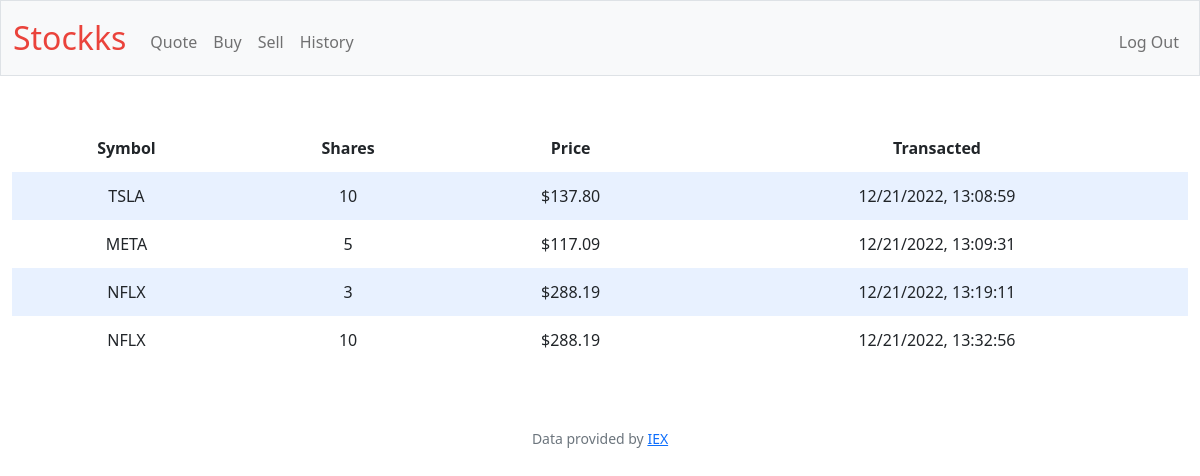
Screenshot of /history (signed in) with the database file from the repository.
### tables this page shows
CREATE TABLE history (
id INTEGER PRIMARY KEY AUTOINCREMENT NOT NULL,
user_id INTEGER NOT NULL,
bought INTEGER NOT NULL, symbol TEXT NOT NULL, name TEXT NOT NULL,
price NUMERIC NOT NULL,
timedate TEXT, stock_price_current NUMERIC,
FOREIGN KEY(user_id) REFERENCES users(id));

### app.py (the view)
@app.route("/history")
@login_required
def history():
    user = session["user_id"]
    homepage = db.execute("SELECT price, stock_price_current, bought, symbol, timedate, name FROM history  WHERE user_id = ?", user)
    for data in homepage:
                data["price"] = usd(data["price"])
    return render_template("history.html", homepage = homepage)

### app.py (called while the page is built)
@app.after_request
def after_request(response):
    response.headers["Cache-Control"] = "no-cache, no-store, must-revalidate"
    response.headers["Expires"] = 0
    response.headers["Pragma"] = "no-cache"
    return response

### helpers.py (called while the page is built)
def login_required(f):
    @wraps(f)
    def decorated_function(*args, **kwargs):
        if session.get("user_id") is None:
            return redirect("/login")
        return f(*args, **kwargs)
    return decorated_function

def usd(value):
    return f"${value:,.2f}"

### templates/history.html (shortened to what this page needs)
{% extends "layout.html" %}
{% block main %}
<div>
    <table>
        <thead>
            <tr>
                <th>Symbol</th>
                <th>Shares</th>
                <th>Price</th>
                <th>Transacted</th>
            </tr>
        </thead>
        <tbody>
            {% for data in homepage %}
            <tr>
                <td>{{ data.symbol }}</td>
                <td>{{ data.bought }}</td>
                <td>{{ data.price }}</td>
                <td>{{ data.timedate }}</td>
            </tr>
            {% endfor %}
        </tbody>
    </table>
</div>
{% endblock %}

### templates/layout.html (shortened to what this page needs)
<!DOCTYPE html>
<html lang="en">
    <head>
        <link href="https://cdn.jsdelivr.net/npm/bootstrap@5.1.3/dist/css/bootstrap.min.css" rel="stylesheet">
        <link href="/static/styles.css" rel="stylesheet">
    </head>
    <body>
        <nav class="bg-light border navbar navbar-expand-md navbar-light">
            <div class="container-fluid">
                <a class="navbar-brand" href="/"></span> <span class="red">Stockks</span></a>
                <div class="collapse navbar-collapse" id="navbar">
                    {% if session["user_id"] %}
                        <ul class="navbar-nav me-auto mt-2">
                            <li class="nav-item"><a class="nav-link" href="/quote">Quote</a></li>
                            <li class="nav-item"><a class="nav-link" href="/buy">Buy</a></li>
                            <li class="nav-item"><a class="nav-link" href="/sell">Sell</a></li>
                            <li class="nav-item"><a class="nav-link" href="/history">History</a></li>
                        </ul>
                        <ul class="navbar-nav ms-auto mt-2">
                            <li class="nav-item"><a class="nav-link" href="/logout">Log Out</a></li>
                        </ul>
                    {% else %}
                        <ul class="navbar-nav ms-auto mt-2">
                            <li class="nav-item"><a class="nav-link" href="/register">Register</a></li>
                            <li class="nav-item"><a class="nav-link" href="/login">Log In</a></li>
                        </ul>
                    {% endif %}
                </div>
            </div>
        </nav>
        <main class="container-fluid py-5 text-center">
            {% block main %}{% endblock %}
        </main>
        <footer class="mb-5 small text-center text-muted">
            Data provided by <a href="https://iexcloud.io/">IEX</a>
        </footer>
    </body>
</html>

### static/styles.css (style rules this page uses)
nav .navbar-brand { font-size: xx-large; }
nav .navbar-brand .red { color: #ea433b; }
table { background-color: transparent; margin-bottom: 1rem; width: 100%; }
table th, table td { padding: 0.75rem; vertical-align: middle; }
tbody tr:nth-of-type(odd) { background-color: rgb(179, 208, 255, 0.3) }

### rows the page displays
history: symbol "TSLA", bought "10", price "$137.80", timedate "12/21/2022, 13:08:59"
history: symbol "META", bought "5", price "$117.09", timedate "12/21/2022, 13:09:31"
history: symbol "NFLX", bought "3", price "$288.19", timedate "12/21/2022, 13:19:11"
history: symbol "NFLX", bought "10", price "$288.19", timedate "12/21/2022, 13:32:56"
